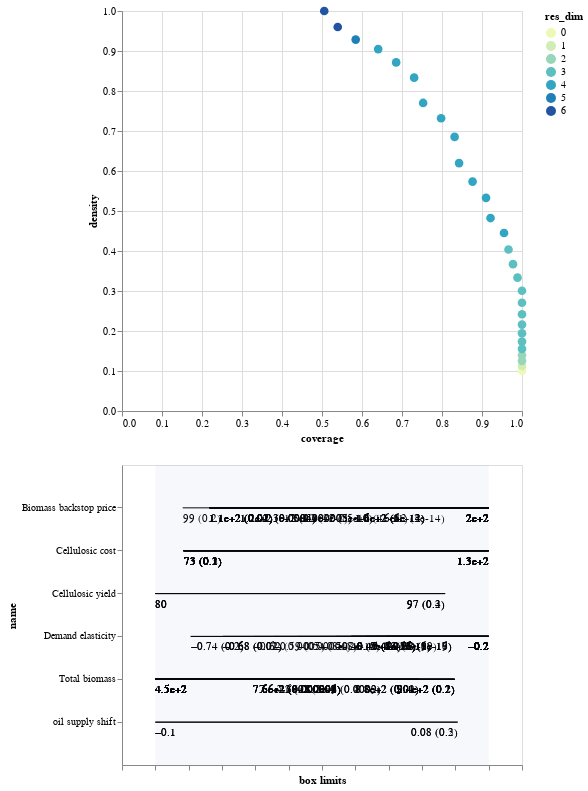

Notebook code cell kept with this figure:
### Code cell
box1.inspect_tradeoff()

### Figure 1 — Vega-Lite specification as saved in the notebook (floating-point values rounded to 4 significant figures)
{"$schema": "https://vega.github.io/schema/vega-lite/v3.4.0.json", "config": {"mark": {"tooltip": null}, "view": {"height": 300, "width": 400}}, "datasets": {"data-17256ee1b01d486f61a8245021b6fdb4": [{"id": 1, "maximum": -0.202, "minimum": -0.8, "name": "Demand elasticity", "qp_lower": 0.1557, "qp_upper": -1, "x1": -0.7365, "x2": -0.202}, {"id": 2, "maximum": 997.8, "minimum": 450, "name": "Total biomass", "qp_lower": -1, "qp_upper": 0.1504, "x1": 450, "x2": 941.7}, {"id": 2, "maximum": -0.202, "minimum": -0.8, "name": "Demand elasticity", "qp_lower": 0.1713, "qp_upper": -1, "x1": -0.7365, "x2": -0.202}, {"id": 3, "maximum": 997.8, "minimum": 450, "name": "Total biomass", "qp_lower": -1, "qp_upper": 0.1607, "x1": 450, "x2": 941.7}, {"id": 3, "maximum": -0.202, "minimum": -0.8, "name": "Demand elasticity", "qp_lower": 0.02418, "qp_upper": -1, "x1": -0.679, "x2": -0.202}, {"id": 4, "maximum": 997.8, "minimum": 450, "name": "Total biomass", "qp_lower": -1, "qp_upper": 0.1583, "x1": 450, "x2": 941.7}, {"id": 4, "maximum": -0.202, "minimum": -0.8, "name": "Demand elasticity", "qp_lower": 0.01869, "qp_upper": -1, "x1": -0.679, "x2": -0.202}, {"id": 4, "maximum": 199.6, "minimum": 90, "name": "Biomass backstop price", "qp_lower": 0.1509, "qp_upper": -1, "x1": 99, "x2": 199.6}, {"id": 5, "maximum": 997.8, "minimum": 450, "name": "Total biomass", "qp_lower": -1, "qp_upper": 0.1577, "x1": 450, "x2": 941.7}, {"id": 5, "maximum": -0.202, "minimum": -0.8, "name": "Demand elasticity", "qp_lower": 0.01457, "qp_upper": -1, "x1": -0.679, "x2": -0.202}, {"id": 5, "maximum": 199.6, "minimum": 90, "name": "Biomass backstop price", "qp_lower": 0.0175, "qp_upper": -1, "x1": 107.8, "x2": 199.6}, {"id": 6, "maximum": 997.8, "minimum": 450, "name": "Total biomass", "qp_lower": -1, "qp_upper": 0.164, "x1": 450, "x2": 941.7}, {"id": 6, "maximum": -0.202, "minimum": -0.8, "name": "Demand elasticity", "qp_lower": 0.0005345, "qp_upper": -1, "x1": -0.6235, "x2": -0.202}, {"id": 6, "maximum": 199.6, "minimum": 90, "name": "Biomass backstop price", "qp_lower": 0.0168, "qp_upper": -1, "x1": 107.8, "x2": 199.6}, {"id": 7, "maximum": 997.8, "minimum": 450, "name": "Total biomass", "qp_lower": -1, "qp_upper": 0.1521, "x1": 450, "x2": 941.7}, {"id": 7, "maximum": -0.202, "minimum": -0.8, "name": "Demand elasticity", "qp_lower": 1.196e-05, "qp_upper": -1, "x1": -0.5875, "x2": -0.202}, {"id": 7, "maximum": 199.6, "minimum": 90, "name": "Biomass backstop price", "qp_lower": 0.01448, "qp_upper": -1, "x1": 107.8, "x2": 199.6}, {"id": 8, "maximum": 997.8, "minimum": 450, "name": "Total biomass", "qp_lower": -1, "qp_upper": 0.1557, "x1": 450, "x2": 941.7}, {"id": 8, "maximum": -0.202, "minimum": -0.8, "name": "Demand elasticity", "qp_lower": 8.044e-08, "qp_upper": -1, "x1": -0.5445, "x2": -0.202}, {"id": 8, "maximum": 199.6, "minimum": 90, "name": "Biomass backstop price", "qp_lower": 0.01425, "qp_upper": -1, "x1": 107.8, "x2": 199.6}, {"id": 9, "maximum": 997.8, "minimum": 450, "name": "Total biomass", "qp_lower": -1, "qp_upper": 0.1647, "x1": 450, "x2": 941.7}, {"id": 9, "maximum": -0.202, "minimum": -0.8, "name": "Demand elasticity", "qp_lower": 2.406e-10, "qp_upper": -1, "x1": -0.5035, "x2": -0.202}, {"id": 9, "maximum": 199.6, "minimum": 90, "name": "Biomass backstop price", "qp_lower": 0.01715, "qp_upper": -1, "x1": 107.8, "x2": 199.6}, {"id": 10, "maximum": 997.8, "minimum": 450, "name": "Total biomass", "qp_lower": -1, "qp_upper": 0.1355, "x1": 450, "x2": 941.7}, {"id": 10, "maximum": -0.202, "minimum": -0.8, "name": "Demand elasticity", "qp_lower": 4.721e-13, "qp_upper": -1, "x1": -0.475, "x2": -0.202}, {"id": 10, "maximum": 199.6, "minimum": 90, "name": "Biomass backstop price", "qp_lower": 0.015, "qp_upper": -1, "x1": 107.8, "x2": 199.6}, {"id": 11, "maximum": 997.8, "minimum": 450, "name": "Total biomass", "qp_lower": -1, "qp_upper": 0.01421, "x1": 450, "x2": 883.4}, {"id": 11, "maximum": -0.202, "minimum": -0.8, "name": "Demand elasticity", "qp_lower": 3.451e-13, "qp_upper": -1, "x1": -0.475, "x2": -0.202}, {"id": 11, "maximum": 199.6, "minimum": 90, "name": "Biomass backstop price", "qp_lower": 0.01242, "qp_upper": -1, "x1": 107.8, "x2": 199.6}, {"id": 12, "maximum": 997.8, "minimum": 450, "name": "Total biomass", "qp_lower": -1, "qp_upper": 0.01355, "x1": 450, "x2": 883.4}, {"id": 12, "maximum": -0.202, "minimum": -0.8, "name": "Demand elasticity", "qp_lower": 7.967e-16, "qp_upper": -1, "x1": -0.4485, "x2": -0.202}, {"id": 12, "maximum": 199.6, "minimum": 90, "name": "Biomass backstop price", "qp_lower": 0.01095, "qp_upper": -1, "x1": 107.8, "x2": 199.6}, {"id": 13, "maximum": 997.8, "minimum": 450, "name": "Total biomass", "qp_lower": -1, "qp_upper": 0.01525, "x1": 450, "x2": 883.4}, {"id": 13, "maximum": -0.202, "minimum": -0.8, "name": "Demand elasticity", "qp_lower": 1.934e-15, "qp_upper": -1, "x1": -0.4485, "x2": -0.202}, {"id": 13, "maximum": 199.6, "minimum": 90, "name": "Biomass backstop price", "qp_lower": 0.0005064, "qp_upper": -1, "x1": 117.8, "x2": 199.6}, {"id": 14, "maximum": 133.7, "minimum": 67, "name": "Cellulosic cost", "qp_lower": 0.1383, "qp_upper": -1, "x1": 72.65, "x2": 133.7}, {"id": 14, "maximum": 997.8, "minimum": 450, "name": "Total biomass", "qp_lower": -1, "qp_upper": 0.01184, "x1": 450, "x2": 883.4}, {"id": 14, "maximum": -0.202, "minimum": -0.8, "name": "Demand elasticity", "qp_lower": 9.841e-16, "qp_upper": -1, "x1": -0.4485, "x2": -0.202}, {"id": 14, "maximum": 199.6, "minimum": 90, "name": "Biomass backstop price", "qp_lower": 0.0003845, "qp_upper": -1, "x1": 117.8, "x2": 199.6}, {"id": 15, "maximum": 133.7, "minimum": 67, "name": "Cellulosic cost", "qp_lower": 0.1753, "qp_upper": -1, "x1": 72.65, "x2": 133.7}, {"id": 15, "maximum": 997.8, "minimum": 450, "name": "Total biomass", "qp_lower": -1, "qp_upper": 0.000933, "x1": 450, "x2": 820.7}, {"id": 15, "maximum": -0.202, "minimum": -0.8, "name": "Demand elasticity", "qp_lower": 1.254e-15, "qp_upper": -1, "x1": -0.4485, "x2": -0.202}, {"id": 15, "maximum": 199.6, "minimum": 90, "name": "Biomass backstop price", "qp_lower": 0.0004229, "qp_upper": -1, "x1": 117.8, "x2": 199.6}, {"id": 16, "maximum": 133.7, "minimum": 67, "name": "Cellulosic cost", "qp_lower": 0.1367, "qp_upper": -1, "x1": 72.65, "x2": 133.7}, {"id": 16, "maximum": 997.8, "minimum": 450, "name": "Total biomass", "qp_lower": -1, "qp_upper": 0.0002231, "x1": 450, "x2": 820.7}, {"id": 16, "maximum": -0.202, "minimum": -0.8, "name": "Demand elasticity", "qp_lower": 4.1e-16, "qp_upper": -1, "x1": -0.4485, "x2": -0.202}, {"id": 16, "maximum": 199.6, "minimum": 90, "name": "Biomass backstop price", "qp_lower": 5.358e-06, "qp_upper": -1, "x1": 125.8, "x2": 199.6}, {"id": 17, "maximum": 133.7, "minimum": 67, "name": "Cellulosic cost", "qp_lower": 0.1378, "qp_upper": -1, "x1": 72.65, "x2": 133.7}, {"id": 17, "maximum": 997.8, "minimum": 450, "name": "Total biomass", "qp_lower": -1, "qp_upper": 1.01e-05, "x1": 450, "x2": 755.8}, {"id": 17, "maximum": -0.202, "minimum": -0.8, "name": "Demand elasticity", "qp_lower": 2.881e-15, "qp_upper": -1, "x1": -0.4485, "x2": -0.202}, {"id": 17, "maximum": 199.6, "minimum": 90, "name": "Biomass backstop price", "qp_lower": 7.744e-06, "qp_upper": -1, "x1": 125.8, "x2": 199.6}, {"id": 18, "maximum": 133.7, "minimum": 67, "name": "Cellulosic cost", "qp_lower": 0.1404, "qp_upper": -1, "x1": 72.65, "x2": 133.7}, {"id": 18, "maximum": 997.8, "minimum": 450, "name": "Total biomass", "qp_lower": -1, "qp_upper": 9.11e-06, "x1": 450, "x2": 755.8}, {"id": 18, "maximum": -0.202, "minimum": -0.8, "name": "Demand elasticity", "qp_lower": 9.781e-16, "qp_upper": -1, "x1": -0.4485, "x2": -0.202}, {"id": 18, "maximum": 199.6, "minimum": 90, "name": "Biomass backstop price", "qp_lower": 1.781e-07, "qp_upper": -1, "x1": 132.5, "x2": 199.6}, {"id": 19, "maximum": 133.7, "minimum": 67, "name": "Cellulosic cost", "qp_lower": 0.09571, "qp_upper": -1, "x1": 72.65, "x2": 133.7}, {"id": 19, "maximum": 997.8, "minimum": 450, "name": "Total biomass", "qp_lower": -1, "qp_upper": 1.368e-06, "x1": 450, "x2": 755.8}, {"id": 19, "maximum": -0.202, "minimum": -0.8, "name": "Demand elasticity", "qp_lower": 5.621e-17, "qp_upper": -1, "x1": -0.4485, "x2": -0.202}, {"id": 19, "maximum": 199.6, "minimum": 90, "name": "Biomass backstop price", "qp_lower": 3.227e-10, "qp_upper": -1, "x1": 138.6, "x2": 199.6}, {"id": 20, "maximum": 133.7, "minimum": 67, "name": "Cellulosic cost", "qp_lower": 0.103, "qp_upper": -1, "x1": 72.65, "x2": 133.7}, {"id": 20, "maximum": 997.8, "minimum": 450, "name": "Total biomass", "qp_lower": -1, "qp_upper": 1.1e-06, "x1": 450, "x2": 755.8}, {"id": 20, "maximum": -0.202, "minimum": -0.8, "name": "Demand elasticity", "qp_lower": 7.08e-19, "qp_upper": -1, "x1": -0.422, "x2": -0.202}, {"id": 20, "maximum": 199.6, "minimum": 90, "name": "Biomass backstop price", "qp_lower": 5.228e-10, "qp_upper": -1, "x1": 138.6, "x2": 199.6}, {"id": 21, "maximum": 133.7, "minimum": 67, "name": "Cellulosic cost", "qp_lower": 0.1574, "qp_upper": -1, "x1": 72.65, "x2": 133.7}, {"id": 21, "maximum": 997.8, "minimum": 450, "name": "Total biomass", "qp_lower": -1, "qp_upper": 4.717e-06, "x1": 450, "x2": 755.8}, {"id": 21, "maximum": -0.202, "minimum": -0.8, "name": "Demand elasticity", "qp_lower": 1.185e-16, "qp_upper": -1, "x1": -0.422, "x2": -0.202}, {"id": 21, "maximum": 199.6, "minimum": 90, "name": "Biomass backstop price", "qp_lower": 3.515e-11, "qp_upper": -1, "x1": 150.0, "x2": 199.6}, {"id": 22, "maximum": 133.7, "minimum": 67, "name": "Cellulosic cost", "qp_lower": 0.1039, "qp_upper": -1, "x1": 72.65, "x2": 133.7}, {"id": 22, "maximum": 997.8, "minimum": 450, "name": "Total biomass", "qp_lower": -1, "qp_upper": 3.975e-06, "x1": 450, "x2": 755.8}, {"id": 22, "maximum": -0.202, "minimum": -0.8, "name": "Demand elasticity", "qp_lower": 5.677e-18, "qp_upper": -1, "x1": -0.422, "x2": -0.202}, {"id": 22, "maximum": 199.6, "minimum": 90, "name": "Biomass backstop price", "qp_lower": 7.746e-14, "qp_upper": -1, "x1": 155.6, "x2": 199.6}, {"id": 23, "maximum": 133.7, "minimum": 67, "name": "Cellulosic cost", "qp_lower": 0.102, "qp_upper": -1, "x1": 72.65, "x2": 133.7}, {"id": 23, "maximum": 997.8, "minimum": 450, "name": "Total biomass", "qp_lower": -1, "qp_upper": 1.347e-06, "x1": 450, "x2": 755.8}, {"id": 23, "maximum": -0.202, "minimum": -0.8, "name": "Demand elasticity", "qp_lower": 5.874e-19, "qp_upper": -1, "x1": -0.4005, "x2": -0.202}, {"id": 23, "maximum": 199.6, "minimum": 90, "name": "Biomass backstop price", "qp_lower": 4.954e-14, "qp_upper": -1, "x1": 155.6, "x2": 199.6}, {"id": 24, "maximum": 133.7, "minimum": 67, "name": "Cellulosic cost", "qp_lower": 0.1065, "qp_upper": -1, "x1": 72.65, "x2": 133.7}, {"id": 24, "maximum": 997.8, "minimum": 450, "name": "Total biomass", "qp_lower": -1, "qp_upper": 6.426e-06, "x1": 450, "x2": 755.8}, {"id": 24, "maximum": -0.202, "minimum": -0.8, "name": "Demand elasticity", "qp_lower": 1.396e-19, "qp_upper": -1, "x1": -0.3845, "x2": -0.202}, {"id": 24, "maximum": 199.6, "minimum": 90, "name": "Biomass backstop price", "qp_lower": 5.537e-14, "qp_upper": -1, "x1": 155.6, "x2": 199.6}, {"id": 25, "maximum": 133.7, "minimum": 67, "name": "Cellulosic cost", "qp_lower": 0.2028, "qp_upper": -1, "x1": 72.65, "x2": 133.7}, {"id": 25, "maximum": 997.8, "minimum": 450, "name": "Total biomass", "qp_lower": -1, "qp_upper": 2.487e-05, "x1": 450, "x2": 755.8}, {"id": 25, "maximum": 99.9, "minimum": 80, "name": "Cellulosic yield", "qp_lower": -1, "qp_upper": 0.3732, "x1": 80, "x2": 97.3}, {"id": 25, "maximum": -0.202, "minimum": -0.8, "name": "Demand elasticity", "qp_lower": 1.015e-17, "qp_upper": -1, "x1": -0.3845, "x2": -0.202}, {"id": 25, "maximum": 199.6, "minimum": 90, "name": "Biomass backstop price", "qp_lower": 1.246e-12, "qp_upper": -1, "x1": 155.6, "x2": 199.6}, {"id": 26, "maximum": 133.7, "minimum": 67, "name": "Cellulosic cost", "qp_lower": 0.2619, "qp_upper": -1, "x1": 72.65, "x2": 133.7}, {"id": 26, "maximum": 997.8, "minimum": 450, "name": "Total biomass", "qp_lower": -1, "qp_upper": 5.785e-06, "x1": 450, "x2": 755.8}, {"id": 26, "maximum": 99.9, "minimum": 80, "name": "Cellulosic yield", "qp_lower": -1, "qp_upper": 0.2974, "x1": 80, "x2": 97.3}, {"id": 26, "maximum": -0.202, "minimum": -0.8, "name": "Demand elasticity", "qp_lower": 1.379e-17, "qp_upper": -1, "x1": -0.3845, "x2": -0.202}, {"id": 26, "maximum": 0.099, "minimum": -0.1, "name": "oil supply shift", "qp_lower": -1, "qp_upper": 0.2974, "x1": -0.1, "x2": 0.0805}, {"id": 26, "maximum": 199.6, "minimum": 90, "name": "Biomass backstop price", "qp_lower": 1.133e-12, "qp_upper": -1, "x1": 155.6, "x2": 199.6}, {"id": 27, "maximum": 133.7, "minimum": 67, "name": "Cellulosic cost", "qp_lower": 0.1473, "qp_upper": -1, "x1": 72.65, "x2": 133.7}, {"id": 27, "maximum": 997.8, "minimum": 450, "name": "Total biomass", "qp_lower": -1, "qp_upper": 2.317e-07, "x1": 450, "x2": 755.8}, {"id": 27, "maximum": 99.9, "minimum": 80, "name": "Cellulosic yield", "qp_lower": -1, "qp_upper": 0.1593, "x1": 80, "x2": 97.3}, {"id": 27, "maximum": -0.202, "minimum": -0.8, "name": "Demand elasticity", "qp_lower": 1.708e-16, "qp_upper": -1, "x1": -0.3845, "x2": -0.202}, {"id": 27, "maximum": 0.099, "minimum": -0.1, "name": "oil supply shift", "qp_lower": -1, "qp_upper": 0.1533, "x1": -0.1, "x2": 0.0805}, {"id": 27, "maximum": 199.6, "minimum": 90, "name": "Biomass backstop price", "qp_lower": 2.842e-14, "qp_upper": -1, "x1": 162.2, "x2": 199.6}], "data-bb8d07f6df3d47a6a475317795287b23": [{"end": 1, "start": 0}], "data-c5a4f50fa54a0c9fb9591076c299149f": [{"coverage": 1, "density": 0.1009, "id": 0, "mass": 1, "mean": 0.1009, "res_dim": 0}, {"coverage": 1, "density": 0.1124, "id": 1, "mass": 0.898, "mean": 0.1124, "res_dim": 1}, {"coverage": 1, "density": 0.1254, "id": 2, "mass": 0.805, "mean": 0.1254, "res_dim": 2}, {"coverage": 1, "density": 0.1395, "id": 3, "mass": 0.7234, "mean": 0.1395, "res_dim": 2}, {"coverage": 1, "density": 0.1553, "id": 4, "mass": 0.6497, "mean": 0.1553, "res_dim": 3}, {"coverage": 1, "density": 0.1735, "id": 5, "mass": 0.5816, "mean": 0.1735, "res_dim": 3}, {"coverage": 1, "density": 0.1943, "id": 6, "mass": 0.5193, "mean": 0.1943, "res_dim": 3}, {"coverage": 1, "density": 0.216, "id": 7, "mass": 0.4671, "mean": 0.216, "res_dim": 3}, {"coverage": 1, "density": 0.2418, "id": 8, "mass": 0.4172, "mean": 0.2418, "res_dim": 3}, {"coverage": 1, "density": 0.2705, "id": 9, "mass": 0.373, "mean": 0.2705, "res_dim": 3}, {"coverage": 1, "density": 0.3007, "id": 10, "mass": 0.3356, "mean": 0.3007, "res_dim": 3}, {"coverage": 0.9888, "density": 0.3333, "id": 11, "mass": 0.2993, "mean": 0.3333, "res_dim": 3}, {"coverage": 0.9775, "density": 0.3671, "id": 12, "mass": 0.2687, "mean": 0.3671, "res_dim": 3}, {"coverage": 0.9663, "density": 0.4038, "id": 13, "mass": 0.2415, "mean": 0.4038, "res_dim": 3}, {"coverage": 0.9551, "density": 0.445, "id": 14, "mass": 0.2166, "mean": 0.445, "res_dim": 4}, {"coverage": 0.9213, "density": 0.4824, "id": 15, "mass": 0.1927, "mean": 0.4824, "res_dim": 4}, {"coverage": 0.9101, "density": 0.5329, "id": 16, "mass": 0.1723, "mean": 0.5329, "res_dim": 4}, {"coverage": 0.8764, "density": 0.5735, "id": 17, "mass": 0.1542, "mean": 0.5735, "res_dim": 4}, {"coverage": 0.8427, "density": 0.6198, "id": 18, "mass": 0.1372, "mean": 0.6198, "res_dim": 4}, {"coverage": 0.8315, "density": 0.6852, "id": 19, "mass": 0.1224, "mean": 0.6852, "res_dim": 4}, {"coverage": 0.7978, "density": 0.732, "id": 20, "mass": 0.11, "mean": 0.732, "res_dim": 4}, {"coverage": 0.7528, "density": 0.7701, "id": 21, "mass": 0.09864, "mean": 0.7701, "res_dim": 4}, {"coverage": 0.7303, "density": 0.8333, "id": 22, "mass": 0.08844, "mean": 0.8333, "res_dim": 4}, {"coverage": 0.6854, "density": 0.8714, "id": 23, "mass": 0.07937, "mean": 0.8714, "res_dim": 4}, {"coverage": 0.6404, "density": 0.9048, "id": 24, "mass": 0.07143, "mean": 0.9048, "res_dim": 4}, {"coverage": 0.5843, "density": 0.9286, "id": 25, "mass": 0.06349, "mean": 0.9286, "res_dim": 5}, {"coverage": 0.5393, "density": 0.96, "id": 26, "mass": 0.05669, "mean": 0.96, "res_dim": 6}, {"coverage": 0.5056, "density": 1, "id": 27, "mass": 0.05102, "mean": 1, "res_dim": 6}], "data-d751713988987e9331980363e24189ce": []}, "vconcat": [{"data": {"name": "data-c5a4f50fa54a0c9fb9591076c299149f"}, "encoding": {"color": {"field": "res_dim", "scale": {"range": ["#eff9b6", "#d0edb3", "#97d6b9", "#5dc0c0", "#31a5c2", "#1f80b8", "#2354a3", "#21318d"]}, "type": "ordinal"}, "opacity": {"condition": {"selection": "selector002", "value": 1}, "value": 0.4}, "tooltip": [{"field": "id", "type": "ordinal"}, {"field": "coverage", "format": ".2", "type": "quantitative"}, {"field": "density", "format": ".2", "type": "quantitative"}, {"field": "res_dim", "type": "ordinal"}], "x": {"field": "coverage", "type": "quantitative"}, "y": {"field": "density", "type": "quantitative"}}, "height": 400, "mark": {"size": 75, "type": "circle"}, "selection": {"selector002": {"fields": ["id"], "type": "single"}}, "width": 400}, {"layer": [{"data": {"name": "data-17256ee1b01d486f61a8245021b6fdb4"}, "encoding": {"x": {"axis": {"grid": false, "labels": false, "title": "box limits"}, "field": "x_lower", "scale": {"domain": [0, 1], "padding": 0.1}, "type": "quantitative"}, "x2": {"field": "x_upper"}, "y": {"field": "name", "scale": {"padding": 1}, "type": "nominal"}}, "mark": "rule", "transform": [{"as": "x_lower", "calculate": "(datum.x1-datum.minimum)/(datum.maximum-datum.minimum)"}, {"as": "x_upper", "calculate": "(datum.x2-datum.minimum)/(datum.maximum-datum.minimum)"}, {"filter": {"selection": "selector002"}}], "width": 400}, {"data": {"name": "data-17256ee1b01d486f61a8245021b6fdb4"}, "encoding": {"text": {"field": "text", "type": "ordinal"}, "x": {"axis": {"grid": false, "labels": false, "title": "box limits"}, "field": "x_lower", "scale": {"domain": [0, 1], "padding": 0.1}, "type": "quantitative"}, "x2": {"field": "x_upper"}, "y": {"field": "name", "scale": {"padding": 1}, "type": "nominal"}}, "mark": {"align": "left", "baseline": "top", "dy": 5, "type": "text"}, "transform": [{"as": "x_lower", "calculate": "(datum.x1-datum.minimum)/(datum.maximum-datum.minimum)"}, {"as": "x_upper", "calculate": "(datum.x2-datum.minimum)/(datum.maximum-datum.minimum)"}, {"filter": {"selection": "selector002"}}, {"as": "text", "calculate": "datum.qp_lower>0?format(datum.x1, \".2\")+\" (\"+format(datum.qp_lower, \".1~g\")+\")\" :format(datum.x1, \".2\")"}], "width": 400}, {"data": {"name": "data-17256ee1b01d486f61a8245021b6fdb4"}, "encoding": {"text": {"field": "text", "type": "ordinal"}, "x": {"field": "x_upper", "type": "quantitative"}, "x2": {"field": "x_upper"}, "y": {"field": "name", "scale": {"padding": 1}, "type": "nominal"}}, "mark": {"align": "right", "baseline": "top", "dy": 5, "type": "text"}, "transform": [{"as": "x_lower", "calculate": "(datum.x1-datum.minimum)/(datum.maximum-datum.minimum)"}, {"as": "x_upper", "calculate": "(datum.x2-datum.minimum)/(datum.maximum-datum.minimum)"}, {"filter": {"selection": "selector002"}}, {"as": "text", "calculate": "datum.qp_upper>0?format(datum.x2, \".2\")+\" (\"+format(datum.qp_upper, \".1\")+\")\" :format(datum.x2, \".2\")"}], "width": 400}, {"data": {"name": "data-bb8d07f6df3d47a6a475317795287b23"}, "encoding": {"x": {"field": "start", "type": "quantitative"}, "x2": {"field": "end"}}, "mark": {"opacity": 0.05, "type": "rect"}}, {"data": {"name": "data-d751713988987e9331980363e24189ce"}, "encoding": {"x": {"field": "x", "type": "quantitative"}, "y": {"field": "name", "type": "nominal"}}, "mark": "point", "transform": [{"filter": {"selection": "selector002"}}], "width": 400}, {"data": {"name": "data-d751713988987e9331980363e24189ce"}, "encoding": {"text": {"field": "item", "type": "nominal"}, "x": {"field": "x", "type": "quantitative"}, "y": {"field": "name", "type": "nominal"}}, "mark": {"align": "center", "baseline": "top", "dy": 5, "type": "text"}, "transform": [{"filter": {"selection": "selector002"}}], "width": 400}]}]}
